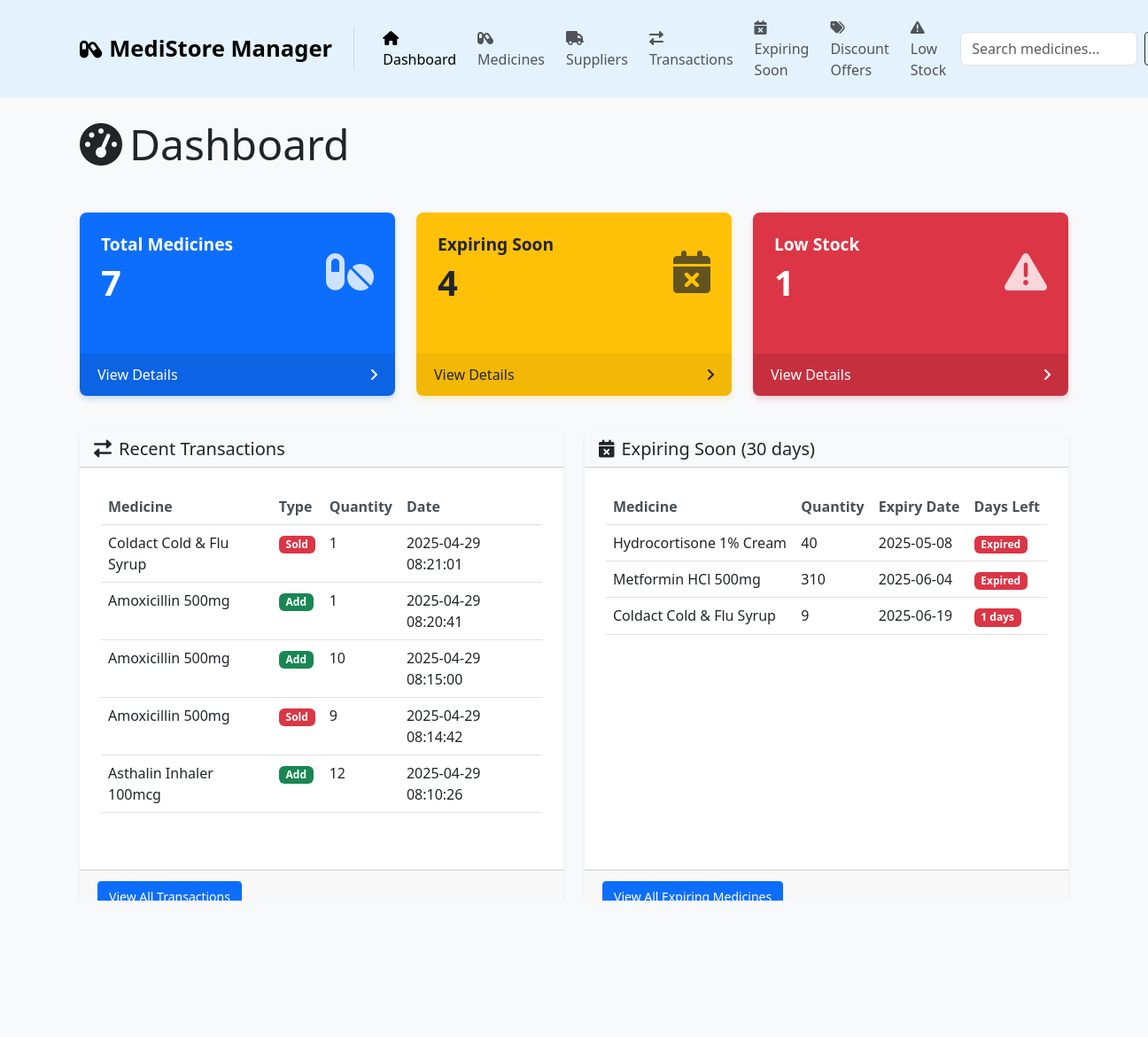
The page / on the database its author committed.
### tables this page shows
CREATE TABLE transactions (
        id INTEGER PRIMARY KEY AUTOINCREMENT,
        medicine_id INTEGER,
        transaction_type TEXT NOT NULL,
        quantity INTEGER NOT NULL,
        transaction_date TEXT DEFAULT CURRENT_TIMESTAMP,
        notes TEXT,
        FOREIGN KEY (medicine_id) REFERENCES medicines (id)
    );

CREATE TABLE medicines (
        id INTEGER PRIMARY KEY AUTOINCREMENT,
        name TEXT NOT NULL,
        description TEXT,
        category TEXT,
        quantity INTEGER NOT NULL,
        unit TEXT,
        manufacturer TEXT,
        batch_number TEXT,
        purchase_date TEXT,
        expiry_date TEXT NOT NULL,
        price REAL,
        created_at TEXT DEFAULT CURRENT_TIMESTAMP
    );

### app.py (the view)
@app.route('/')
def index():
    conn = get_db_connection()
    total_medicines = conn.execute('SELECT COUNT(*) FROM medicines').fetchone()[0]
    expiring_medicines = len(get_expiring_medicines(90))
    low_stock_medicines = len(get_low_stock_medicines())
    recent_transactions = conn.execute('''
    SELECT t.*, m.name as medicine_name
    FROM transactions t
    JOIN medicines m ON t.medicine_id = m.id
    ORDER BY t.transaction_date DESC LIMIT 5
    ''').fetchall()
    expiring_soon = get_expiring_medicines(30)
    conn.close()
    return render_template('index.html',
                          total_medicines=total_medicines,
                          expiring_medicines=expiring_medicines,
                          low_stock_medicines=low_stock_medicines,
                          recent_transactions=recent_transactions,
                          expiring_soon=expiring_soon)

### app.py (called while the page is built)
def get_db_connection():
    conn = sqlite3.connect(DB_PATH)
    conn.row_factory = sqlite3.Row
    return conn

def get_expiring_medicines(days=30):
    conn = get_db_connection()
    cursor = conn.cursor()
    today = datetime.now().strftime('%Y-%m-%d')
    today_date = datetime.now().date()
    cursor.execute('''
    SELECT * FROM medicines
    WHERE date(expiry_date) <= date(?, '+' || ? || ' days')
    AND quantity > 0
    ORDER BY expiry_date
    ''', (today, days))
    medicines = cursor.fetchall()
    result = []
    for medicine in medicines:
        med_dict = dict(medicine)
        try:
            expiry_date = datetime.strptime(medicine['expiry_date'], '%Y-%m-%d').date()
            days_left = (expiry_date - today_date).days
            med_dict['days_left'] = days_left
        except (ValueError, TypeError):
            med_dict['days_left'] = None
        result.append(med_dict)
    conn.close()
    return result

def get_low_stock_medicines(threshold=10):
    conn = get_db_connection()
    cursor = conn.cursor()
    cursor.execute('SELECT * FROM medicines WHERE quantity <= ? ORDER BY quantity', (threshold,))
    medicines = cursor.fetchall()
    conn.close()
    return medicines

### templates/index.html (shortened to what this page needs)
{% extends 'base.html' %}
{% block content %}
<div class="row mb-4">
    <div class="col-md-12">
        <h1 class="display-5 mb-4">
            <i class="fas fa-tachometer-alt me-2"></i>Dashboard
        </h1>
    </div>
</div>
<div class="row mb-4">
    <div class="col-md-4 mb-3">
        <div class="card bg-info-primary h-100">
            <div class="card-body">
                <div class="d-flex justify-content-between align-items-center">
                    <div>
                        <h5 class="card-title">Total Medicines</h5>
                        <h2 class="display-4">{{ total_medicines }}</h2>
                    </div>
                    <i class="fas fa-pills fa-3x"></i>
                </div>
            </div>
            <div class="card-footer d-flex align-items-center justify-content-between">
                <a href="{{ url_for('medicines') }}" class="text-white text-decoration-none">View Details</a>
                <i class="fas fa-angle-right text-white"></i>
            </div>
        </div>
    </div>
    <div class="col-md-4 mb-3">
        <div class="card bg-info-medium h-100">
            <div class="card-body">
                <div class="d-flex justify-content-between align-items-center">
                    <div>
                        <h5 class="card-title">Expiring Soon</h5>
                        <h2 class="display-4">{{ expiring_medicines }}</h2>
                    </div>
                    <i class="fas fa-calendar-times fa-3x"></i>
                </div>
            </div>
            <div class="card-footer d-flex align-items-center justify-content-between">
                <a href="{{ url_for('expiring') }}" class="text-dark text-decoration-none">View Details</a>
                <i class="fas fa-angle-right text-dark"></i>
            </div>
        </div>
    </div>
    <div class="col-md-4 mb-3">
        <div class="card bg-info-light h-100">
            <div class="card-body">
                <div class="d-flex justify-content-between align-items-center">
                    <div>
                        <h5 class="card-title">Low Stock</h5>
                        <h2 class="display-4">{{ low_stock_medicines }}</h2>
                    </div>
                    <i class="fas fa-exclamation-triangle fa-3x"></i>
                </div>
            </div>
            <div class="card-footer d-flex align-items-center justify-content-between">
                <a href="{{ url_for('low_stock') }}" class="text-white text-decoration-none">View Details</a>
                <i class="fas fa-angle-right text-white"></i>
            </div>
        </div>
    </div>
</div>
<div class="row">
    <div class="col-md-6 mb-4">
        <div class="card h-100">
            <div class="card-header bg-light">
                <h5 class="mb-0"><i class="fas fa-exchange-alt me-2"></i>Recent Transactions</h5>
            </div>
            <div class="card-body">
                {% if recent_transactions %}
                <div class="table-responsive">
                    <table class="table table-hover">
                        <thead>
                            <tr>
                                <th>Medicine</th>
                                <th>Type</th>
                                <th>Quantity</th>
                                <th>Date</th>
                            </tr>
                        </thead>
                        <tbody>
                            {% for transaction in recent_transactions %}
                            <tr>
                                <td>{{ transaction.medicine_name }}</td>
                                <td>
                                    {% if transaction.transaction_type == 'add' %}
                                    <span class="badge bg-success">Add</span>
                                    {% else %}
                                    <span class="badge bg-danger">Sold</span>
                                    {% endif %}
                                </td>
                                <td>{{ transaction.quantity }}</td>
                                <td>{{ transaction.transaction_date }}</td>
                            </tr>
                            {% endfor %}
                        </tbody>
                    </table>
                </div>
                {% else %}
                <p class="text-muted">No recent transactions found.</p>
                {% endif %}
            </div>
            <div class="card-footer">
                <a href="{{ url_for('transactions') }}" class="btn btn-sm btn-primary">View All Transactions</a>
            </div>
        </div>
    </div>
    <div class="col-md-6 mb-4">
        <div class="card h-100">
            <div class="card-header bg-light">
                <h5 class="mb-0"><i class="fas fa-calendar-times me-2"></i>Expiring Soon (30 days)</h5>
            </div>
            <div class="card-body">
                {% if expiring_soon %}
                <div class="table-responsive">
                    <table class="table table-hover">
                        <thead>
                            <tr>
                                <th>Medicine</th>
                                <th>Quantity</th>
                                <th>Expiry Date</th>
                                <th>Days Left</th>
                            </tr>
                        </thead>
                        <tbody>
                            {% for medicine in expiring_soon %}
                            <tr>
                                <td>{{ medicine.name }}</td>
                                <td>{{ medicine.quantity }}</td>
                                <td>{{ medicine.expiry_date }}</td>
                                <td>
                                    {% if medicine.days_left is defined %}
                                        {% if medicine.days_left <= 0 %}
                                        <span class="badge bg-danger">Expired</span>
                                        {% elif medicine.days_left <= 7 %}
                                        <span class="badge bg-danger">{{ medicine.days_left }} days</span>
                                        {% elif medicine.days_left <= 15 %}
                                        <span class="badge bg-warning text-dark">{{ medicine.days_left }} days</span>
                                        {% else %}
                                        <span class="badge bg-info text-dark">{{ medicine.days_left }} days</span>
                                        {% endif %}
                                    {% else %}
                                        <span class="badge bg-secondary">Unknown</span>
                                    {% endif %}
                                </td>
                            </tr>
                            {% endfor %}
                        </tbody>
                    </table>
                </div>
                {% else %}
                <p class="text-muted">No medicines expiring soon.</p>
                {% endif %}
            </div>
            <div class="card-footer">
                <a href="{{ url_for('expiring') }}" class="btn btn-sm btn-primary">View All Expiring Medicines</a>
            </div>
        </div>
    </div>
</div>
{% endblock %}

### templates/base.html (shortened to what this page needs)
<!DOCTYPE html>
<html lang="en">
<head>
    <link href="https://cdn.jsdelivr.net/npm/bootstrap@5.3.0-alpha1/dist/css/bootstrap.min.css" rel="stylesheet">
    <link rel="stylesheet" href="https://cdnjs.cloudflare.com/ajax/libs/font-awesome/6.0.0/css/all.min.css">
    <link rel="stylesheet" href="{{ url_for('static', filename='css/style.css') }}">
</head>
<body>
    <nav class="navbar navbar-expand-lg navbar-light bg-custom-light">
        <div class="container">
            <a class="navbar-brand" href="{{ url_for('index') }}">
                <i class="fas fa-capsules me-2"></i>MediStore Manager
            </a>
            <div class="collapse navbar-collapse" id="navbarNav">
                <ul class="navbar-nav me-auto">
                    <li class="nav-item">
                        <a class="nav-link {% if request.path == url_for('index') %}active{% endif %}" href="{{ url_for('index') }}">
                            <i class="fas fa-home me-1"></i>Dashboard
                        </a>
                    </li>
                    <li class="nav-item">
                        <a class="nav-link {% if request.path == url_for('medicines') %}active{% endif %}" href="{{ url_for('medicines') }}">
                            <i class="fas fa-capsules me-1"></i>Medicines
                        </a>
                    </li>
                    <li class="nav-item">
                        <a class="nav-link {% if request.path == url_for('suppliers') %}active{% endif %}" href="{{ url_for('suppliers') }}">
                            <i class="fas fa-truck me-1"></i>Suppliers
                        </a>
                    </li>
                    <li class="nav-item">
                        <a class="nav-link {% if request.path == url_for('transactions') %}active{% endif %}" href="{{ url_for('transactions') }}">
                            <i class="fas fa-exchange-alt me-1"></i>Transactions
                        </a>
                    </li>
                    <li class="nav-item">
                        <a class="nav-link {% if request.path == url_for('expiring') %}active{% endif %}" href="{{ url_for('expiring') }}">
                            <i class="fas fa-calendar-times me-1"></i>Expiring Soon
                        </a>
                    </li>
                    <li class="nav-item">
                        <a class="nav-link {% if request.path == url_for('discount_offers') %}active{% endif %}" href="{{ url_for('discount_offers') }}">
                            <i class="fas fa-tags me-1"></i>Discount Offers
                        </a>
                    </li>
                    <li class="nav-item">
                        <a class="nav-link {% if request.path == url_for('low_stock') %}active{% endif %}" href="{{ url_for('low_stock') }}">
                            <i class="fas fa-exclamation-triangle me-1"></i>Low Stock
                        </a>
                    </li>
                </ul>
                <form class="d-flex" action="{{ url_for('search') }}" method="get">
                    <input class="form-control me-2" type="search" name="query" placeholder="Search medicines..." aria-label="Search">
                    <button class="btn btn-outline-dark" type="submit"></button>
                </form>
            </div>
        </div>
    </nav>
    <div class="container my-4">
        {% block content %}{% endblock %}
    </div>
    <footer class="bg-light py-3 mt-5">
        <div class="container text-center">
            <p class="mb-0">&copy; 2025 Medicine Stock Management System</p>
        </div>
    </footer>
</body>
</html>

### static/css/style.css (style rules this page uses)
body { background-color: #f8f9fa; font-family: 'Segoe UI', Tahoma, Geneva, Verdana, sans-serif; }
.navbar-brand { font-weight: 700; font-size: 1.6rem; padding-right: 1.5rem; margin-right: 1.5rem; border-right: 1px solid rgba(0, 0, 0, 0.1); }
.navbar-brand i { font-size: 1.4rem; margin-right: 0.5rem; }
.navbar.bg-custom-light { background-color: #e3f2fd !important; padding: 0.7rem 1rem; }
.navbar-nav { display: flex; align-items: center; }
.navbar-nav .nav-item { margin-right: 0.5rem; }
.navbar-nav .nav-link { padding: 0.5rem 0.8rem; border-radius: 4px; transition: all 0.2s ease; }
.navbar form.d-flex { min-width: 250px; }
.navbar form.d-flex .btn { padding: 0.375rem 0.75rem; }
.card { border-radius: 0.5rem; box-shadow: 0 0.125rem 0.25rem rgba(0, 0, 0, 0.075); margin-bottom: 1.5rem; border: none; transition: transform 0.3s ease, box-shadow 0.3s ease; }
.card-header { border-top-left-radius: 0.5rem !important; border-top-right-radius: 0.5rem !important; }
.card .display-4 { font-weight: 700; font-size: 2.5rem; margin-top: 0.5rem; }
.card-title { font-weight: 600; font-size: 1.2rem; margin-bottom: 0.5rem; }
.card-footer { padding: 0.75rem 1.25rem; font-weight: 500; }
.card-body { padding: 1.5rem; }
.bg-info-primary { background-color: #0d6efd !important; color: white; box-shadow: 0 4px 6px rgba(13, 110, 253, 0.2); }
.bg-info-primary .card-footer { background-color: rgba(0, 0, 0, 0.1); border-top: none; }
.bg-info-primary i { color: rgba(255, 255, 255, 0.8); }
.bg-info-medium { background-color: #ffc107 !important; color: #212529; box-shadow: 0 4px 6px rgba(255, 193, 7, 0.2); }
.bg-info-medium .card-footer { background-color: rgba(0, 0, 0, 0.05); border-top: none; }
.bg-info-medium i { color: rgba(33, 37, 41, 0.7); }
.bg-info-light { background-color: #dc3545 !important; color: white; box-shadow: 0 4px 6px rgba(220, 53, 69, 0.2); }
.bg-info-light .card-footer { background-color: rgba(0, 0, 0, 0.1); border-top: none; }
.bg-info-light i { color: rgba(255, 255, 255, 0.8); }
.table th { font-weight: 600; color: #495057; }
.btn { border-radius: 0.25rem; padding: 0.375rem 0.75rem; }
.btn-primary { background-color: #0d6efd; border-color: #0d6efd; }
footer { border-top: 1px solid #e9ecef; }
.badge.bg-success { background-color: #198754 !important; }
.badge.bg-danger { background-color: #dc3545 !important; }

### rows shown on the page
transactions: transaction_type "Sold"
transactions: transaction_type "Add"
transactions: transaction_type "Add"
transactions: transaction_type "Sold"
transactions: transaction_type "Add"
medicines: name "Hydrocortisone 1% Cream", quantity "40", expiry_date "2025-05-08", shows "Expired"
medicines: name "Metformin HCl 500mg", quantity "310", expiry_date "2025-06-04", shows "Expired"
medicines: name "Coldact Cold & Flu Syrup", quantity "9", expiry_date "2025-06-19", days_left "1"

### other values the page prints
{{ total_medicines }} "7"
{{ expiring_medicines }} "4"
{{ low_stock_medicines }} "1"
